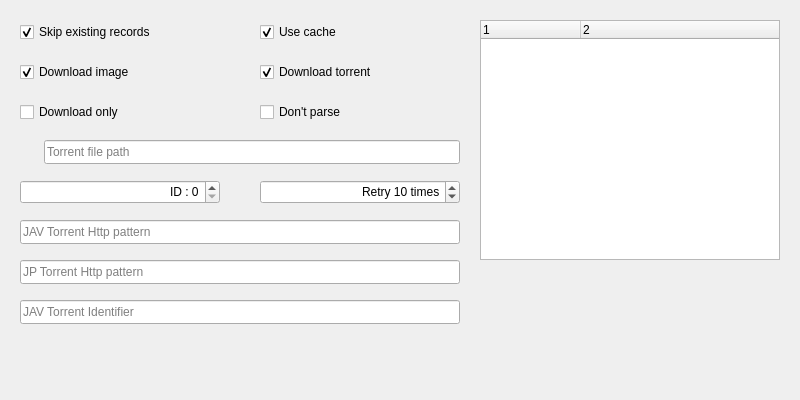
<?xml version="1.0" encoding="UTF-8"?>
<ui version="4.0">
 <class>JavTorrentVideo</class>
 <widget class="QWidget" name="JavTorrentVideo">
  <property name="geometry">
   <rect>
    <x>0</x>
    <y>0</y>
    <width>800</width>
    <height>400</height>
   </rect>
  </property>
  <property name="windowTitle">
   <string>JAV Torrent</string>
  </property>
  <property name="toolTip">
   <string>JAV Torrent</string>
  </property>
  <property name="statusTip">
   <string>JAV Torrent</string>
  </property>
  <property name="whatsThis">
   <string>JAV Torrent</string>
  </property>
  <widget class="QCheckBox" name="Skip">
   <property name="geometry">
    <rect>
     <x>20</x>
     <y>20</y>
     <width>200</width>
     <height>24</height>
    </rect>
   </property>
   <property name="toolTip">
    <string>Skip existing records</string>
   </property>
   <property name="statusTip">
    <string>Skip existing records</string>
   </property>
   <property name="whatsThis">
    <string>Skip existing records</string>
   </property>
   <property name="text">
    <string>Skip existing records</string>
   </property>
   <property name="checked">
    <bool>true</bool>
   </property>
  </widget>
  <widget class="QCheckBox" name="Cache">
   <property name="geometry">
    <rect>
     <x>260</x>
     <y>20</y>
     <width>200</width>
     <height>24</height>
    </rect>
   </property>
   <property name="toolTip">
    <string>Use cache</string>
   </property>
   <property name="statusTip">
    <string>Use cache</string>
   </property>
   <property name="whatsThis">
    <string>Use cache</string>
   </property>
   <property name="text">
    <string>Use cache</string>
   </property>
   <property name="checked">
    <bool>true</bool>
   </property>
  </widget>
  <widget class="QSpinBox" name="Lastest">
   <property name="geometry">
    <rect>
     <x>20</x>
     <y>180</y>
     <width>200</width>
     <height>24</height>
    </rect>
   </property>
   <property name="toolTip">
    <string>JAV Torrent ID</string>
   </property>
   <property name="statusTip">
    <string>JAV Torrent ID</string>
   </property>
   <property name="whatsThis">
    <string>JAV Torrent ID</string>
   </property>
   <property name="alignment">
    <set>Qt::AlignRight|Qt::AlignTrailing|Qt::AlignVCenter</set>
   </property>
   <property name="prefix">
    <string>ID : </string>
   </property>
   <property name="maximum">
    <number>999999999</number>
   </property>
   <property name="value">
    <number>0</number>
   </property>
  </widget>
  <widget class="QLineEdit" name="Pattern">
   <property name="geometry">
    <rect>
     <x>20</x>
     <y>220</y>
     <width>440</width>
     <height>24</height>
    </rect>
   </property>
   <property name="toolTip">
    <string>JAV Torrent Http pattern</string>
   </property>
   <property name="statusTip">
    <string>JAV Torrent Http pattern</string>
   </property>
   <property name="whatsThis">
    <string>JAV Torrent Http pattern</string>
   </property>
   <property name="placeholderText">
    <string>JAV Torrent Http pattern</string>
   </property>
  </widget>
  <widget class="QSpinBox" name="Retry">
   <property name="geometry">
    <rect>
     <x>260</x>
     <y>180</y>
     <width>200</width>
     <height>24</height>
    </rect>
   </property>
   <property name="toolTip">
    <string>Retry FreeDL ID</string>
   </property>
   <property name="statusTip">
    <string>Retry FreeDL ID</string>
   </property>
   <property name="whatsThis">
    <string>Retry FreeDL ID</string>
   </property>
   <property name="alignment">
    <set>Qt::AlignRight|Qt::AlignTrailing|Qt::AlignVCenter</set>
   </property>
   <property name="suffix">
    <string> times</string>
   </property>
   <property name="prefix">
    <string>Retry </string>
   </property>
   <property name="minimum">
    <number>1</number>
   </property>
   <property name="maximum">
    <number>1000</number>
   </property>
   <property name="value">
    <number>10</number>
   </property>
  </widget>
  <widget class="QCheckBox" name="Torrent">
   <property name="geometry">
    <rect>
     <x>260</x>
     <y>60</y>
     <width>200</width>
     <height>24</height>
    </rect>
   </property>
   <property name="toolTip">
    <string>Download torrent</string>
   </property>
   <property name="statusTip">
    <string>Download torrent</string>
   </property>
   <property name="whatsThis">
    <string>Download torrent</string>
   </property>
   <property name="text">
    <string>Download torrent</string>
   </property>
   <property name="checked">
    <bool>true</bool>
   </property>
  </widget>
  <widget class="QTreeWidget" name="Names">
   <property name="geometry">
    <rect>
     <x>480</x>
     <y>20</y>
     <width>300</width>
     <height>240</height>
    </rect>
   </property>
   <property name="toolTip">
    <string>Name collections</string>
   </property>
   <property name="statusTip">
    <string>Name collections</string>
   </property>
   <property name="whatsThis">
    <string>Name collections</string>
   </property>
   <property name="alternatingRowColors">
    <bool>true</bool>
   </property>
   <property name="rootIsDecorated">
    <bool>false</bool>
   </property>
   <property name="columnCount">
    <number>2</number>
   </property>
   <column>
    <property name="text">
     <string notr="true">1</string>
    </property>
   </column>
   <column>
    <property name="text">
     <string notr="true">2</string>
    </property>
   </column>
  </widget>
  <widget class="QCheckBox" name="Image">
   <property name="geometry">
    <rect>
     <x>20</x>
     <y>60</y>
     <width>200</width>
     <height>24</height>
    </rect>
   </property>
   <property name="toolTip">
    <string>Download image</string>
   </property>
   <property name="statusTip">
    <string>Download image</string>
   </property>
   <property name="whatsThis">
    <string>Download image</string>
   </property>
   <property name="text">
    <string>Download image</string>
   </property>
   <property name="checked">
    <bool>true</bool>
   </property>
  </widget>
  <widget class="QLineEdit" name="JpTorrent">
   <property name="geometry">
    <rect>
     <x>20</x>
     <y>260</y>
     <width>440</width>
     <height>24</height>
    </rect>
   </property>
   <property name="toolTip">
    <string>JP Torrent Http pattern</string>
   </property>
   <property name="statusTip">
    <string>JP Torrent Http pattern</string>
   </property>
   <property name="whatsThis">
    <string>JP Torrent Http pattern</string>
   </property>
   <property name="placeholderText">
    <string>JP Torrent Http pattern</string>
   </property>
  </widget>
  <widget class="QCheckBox" name="DownloadOnly">
   <property name="geometry">
    <rect>
     <x>20</x>
     <y>100</y>
     <width>200</width>
     <height>24</height>
    </rect>
   </property>
   <property name="toolTip">
    <string>Download only</string>
   </property>
   <property name="statusTip">
    <string>Download only</string>
   </property>
   <property name="whatsThis">
    <string>Download only</string>
   </property>
   <property name="text">
    <string>Download only</string>
   </property>
  </widget>
  <widget class="QCheckBox" name="DontParse">
   <property name="geometry">
    <rect>
     <x>260</x>
     <y>100</y>
     <width>200</width>
     <height>24</height>
    </rect>
   </property>
   <property name="toolTip">
    <string>Don't parse</string>
   </property>
   <property name="statusTip">
    <string>Don't parse</string>
   </property>
   <property name="whatsThis">
    <string>Don't parse</string>
   </property>
   <property name="text">
    <string>Don't parse</string>
   </property>
  </widget>
  <widget class="QLineEdit" name="Identifier">
   <property name="geometry">
    <rect>
     <x>20</x>
     <y>300</y>
     <width>440</width>
     <height>24</height>
    </rect>
   </property>
   <property name="toolTip">
    <string>JAV Torrent Identifier</string>
   </property>
   <property name="statusTip">
    <string>JAV Torrent Identifier</string>
   </property>
   <property name="whatsThis">
    <string>JAV Torrent Identifier</string>
   </property>
   <property name="placeholderText">
    <string>JAV Torrent Identifier</string>
   </property>
  </widget>
  <widget class="QLineEdit" name="TorrentPath">
   <property name="geometry">
    <rect>
     <x>44</x>
     <y>140</y>
     <width>416</width>
     <height>24</height>
    </rect>
   </property>
   <property name="placeholderText">
    <string>Torrent file path</string>
   </property>
  </widget>
  <widget class="QToolButton" name="BrowseTorrent">
   <property name="geometry">
    <rect>
     <x>20</x>
     <y>140</y>
     <width>24</width>
     <height>24</height>
    </rect>
   </property>
   <property name="text">
    <string/>
   </property>
   <property name="icon">
    <iconset resource="../../../../Applications/Images/CIOS.qrc">
     <normaloff>:/images/folder.png</normaloff>:/images/folder.png</iconset>
   </property>
   <property name="iconSize">
    <size>
     <width>24</width>
     <height>24</height>
    </size>
   </property>
   <property name="autoRaise">
    <bool>true</bool>
   </property>
  </widget>
 </widget>
 <resources>
  <include location="../../../../Applications/Images/CIOS.qrc"/>
 </resources>
 <connections>
  <connection>
   <sender>Skip</sender>
   <signal>stateChanged(int)</signal>
   <receiver>JavTorrentVideo</receiver>
   <slot>JavTorrentValues(int)</slot>
   <hints>
    <hint type="sourcelabel">
     <x>119</x>
     <y>31</y>
    </hint>
    <hint type="destinationlabel">
     <x>399</x>
     <y>149</y>
    </hint>
   </hints>
  </connection>
  <connection>
   <sender>Cache</sender>
   <signal>stateChanged(int)</signal>
   <receiver>JavTorrentVideo</receiver>
   <slot>JavTorrentValues(int)</slot>
   <hints>
    <hint type="sourcelabel">
     <x>359</x>
     <y>31</y>
    </hint>
    <hint type="destinationlabel">
     <x>399</x>
     <y>149</y>
    </hint>
   </hints>
  </connection>
  <connection>
   <sender>DownloadOnly</sender>
   <signal>stateChanged(int)</signal>
   <receiver>JavTorrentVideo</receiver>
   <slot>JavTorrentValues(int)</slot>
   <hints>
    <hint type="sourcelabel">
     <x>119</x>
     <y>71</y>
    </hint>
    <hint type="destinationlabel">
     <x>399</x>
     <y>149</y>
    </hint>
   </hints>
  </connection>
  <connection>
   <sender>DontParse</sender>
   <signal>stateChanged(int)</signal>
   <receiver>JavTorrentVideo</receiver>
   <slot>JavTorrentValues(int)</slot>
   <hints>
    <hint type="sourcelabel">
     <x>359</x>
     <y>71</y>
    </hint>
    <hint type="destinationlabel">
     <x>399</x>
     <y>149</y>
    </hint>
   </hints>
  </connection>
  <connection>
   <sender>Image</sender>
   <signal>stateChanged(int)</signal>
   <receiver>JavTorrentVideo</receiver>
   <slot>JavTorrentValues(int)</slot>
   <hints>
    <hint type="sourcelabel">
     <x>119</x>
     <y>111</y>
    </hint>
    <hint type="destinationlabel">
     <x>399</x>
     <y>149</y>
    </hint>
   </hints>
  </connection>
  <connection>
   <sender>Torrent</sender>
   <signal>stateChanged(int)</signal>
   <receiver>JavTorrentVideo</receiver>
   <slot>JavTorrentValues(int)</slot>
   <hints>
    <hint type="sourcelabel">
     <x>359</x>
     <y>111</y>
    </hint>
    <hint type="destinationlabel">
     <x>399</x>
     <y>149</y>
    </hint>
   </hints>
  </connection>
  <connection>
   <sender>Lastest</sender>
   <signal>valueChanged(int)</signal>
   <receiver>JavTorrentVideo</receiver>
   <slot>JavTorrentValues(int)</slot>
   <hints>
    <hint type="sourcelabel">
     <x>119</x>
     <y>151</y>
    </hint>
    <hint type="destinationlabel">
     <x>399</x>
     <y>149</y>
    </hint>
   </hints>
  </connection>
  <connection>
   <sender>Retry</sender>
   <signal>valueChanged(int)</signal>
   <receiver>JavTorrentVideo</receiver>
   <slot>JavTorrentValues(int)</slot>
   <hints>
    <hint type="sourcelabel">
     <x>359</x>
     <y>151</y>
    </hint>
    <hint type="destinationlabel">
     <x>399</x>
     <y>149</y>
    </hint>
   </hints>
  </connection>
  <connection>
   <sender>Pattern</sender>
   <signal>editingFinished()</signal>
   <receiver>JavTorrentVideo</receiver>
   <slot>JavTorrentChanged()</slot>
   <hints>
    <hint type="sourcelabel">
     <x>239</x>
     <y>191</y>
    </hint>
    <hint type="destinationlabel">
     <x>399</x>
     <y>149</y>
    </hint>
   </hints>
  </connection>
  <connection>
   <sender>JpTorrent</sender>
   <signal>editingFinished()</signal>
   <receiver>JavTorrentVideo</receiver>
   <slot>JavTorrentChanged()</slot>
   <hints>
    <hint type="sourcelabel">
     <x>239</x>
     <y>231</y>
    </hint>
    <hint type="destinationlabel">
     <x>399</x>
     <y>149</y>
    </hint>
   </hints>
  </connection>
  <connection>
   <sender>Names</sender>
   <signal>itemDoubleClicked(QTreeWidgetItem*,int)</signal>
   <receiver>JavTorrentVideo</receiver>
   <slot>NameClicked(QTreeWidgetItem*,int)</slot>
   <hints>
    <hint type="sourcelabel">
     <x>629</x>
     <y>139</y>
    </hint>
    <hint type="destinationlabel">
     <x>399</x>
     <y>149</y>
    </hint>
   </hints>
  </connection>
  <connection>
   <sender>Identifier</sender>
   <signal>editingFinished()</signal>
   <receiver>JavTorrentVideo</receiver>
   <slot>JavTorrentChanged()</slot>
   <hints>
    <hint type="sourcelabel">
     <x>239</x>
     <y>311</y>
    </hint>
    <hint type="destinationlabel">
     <x>399</x>
     <y>199</y>
    </hint>
   </hints>
  </connection>
  <connection>
   <sender>BrowseTorrent</sender>
   <signal>clicked()</signal>
   <receiver>JavTorrentVideo</receiver>
   <slot>BrowseTorrent()</slot>
   <hints>
    <hint type="sourcelabel">
     <x>31</x>
     <y>151</y>
    </hint>
    <hint type="destinationlabel">
     <x>399</x>
     <y>199</y>
    </hint>
   </hints>
  </connection>
  <connection>
   <sender>TorrentPath</sender>
   <signal>editingFinished()</signal>
   <receiver>JavTorrentVideo</receiver>
   <slot>JavTorrentChanged()</slot>
   <hints>
    <hint type="sourcelabel">
     <x>251</x>
     <y>151</y>
    </hint>
    <hint type="destinationlabel">
     <x>399</x>
     <y>199</y>
    </hint>
   </hints>
  </connection>
 </connections>
</ui>
